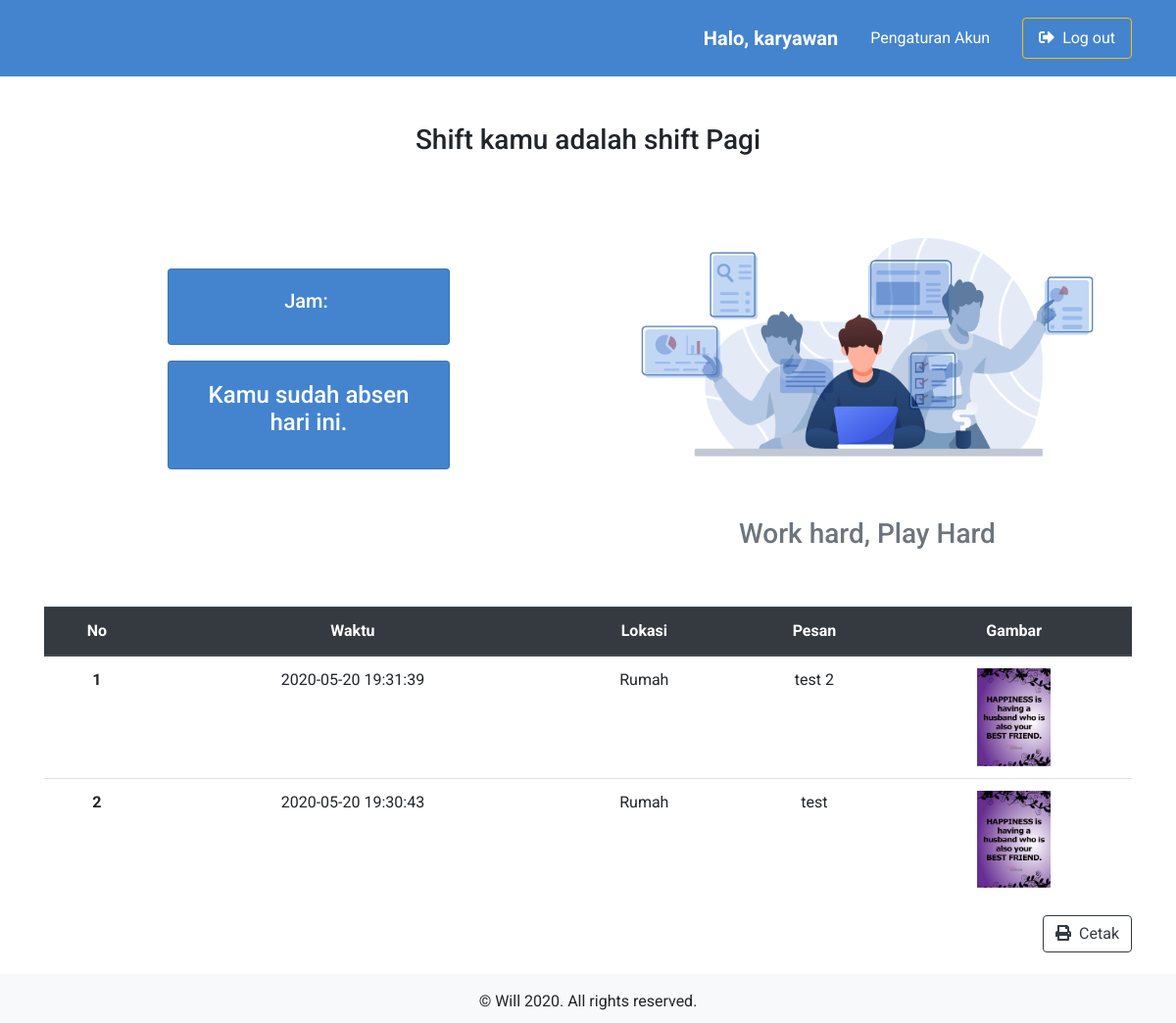
/karyawan/index.php (signed in), run on the app's committed database.
### tables this page shows
CREATE TABLE `shift` (
  `id` int(11) NOT NULL,
  `shift` varchar(50) NOT NULL,
  `jam_mulai` varchar(8) NOT NULL,
  `jam_berhenti` varchar(8) NOT NULL
);

CREATE TABLE `absensi` (
  `id` int(11) NOT NULL,
  `nama_karyawan` varchar(100) NOT NULL,
  `waktu` datetime NOT NULL,
  `lokasi` varchar(50) NOT NULL,
  `pesan` varchar(100) NOT NULL,
  `gambar` varchar(100) NOT NULL,
  `tipe_absen` int(11) NOT NULL DEFAULT 0,
  `hadir` int(11) NOT NULL DEFAULT 0
);

### karyawan/index.php (the view, shortened to what this page needs)
<?php
require('../koneksi.php');
$id = $_SESSION["id"];
$nama = $_SESSION["name"];
?>
<!DOCTYPE html>
<html lang="en">
<head>
  <link rel="stylesheet" href="https://stackpath.bootstrapcdn.com/bootstrap/4.4.1/css/bootstrap.min.css">
  <link href="https://stackpath.bootstrapcdn.com/font-awesome/4.7.0/css/font-awesome.min.css" rel="stylesheet">
  <link rel="stylesheet" href="../css/style.css">
</head>
<body>
  <nav class="navbar navbar-expand-lg navbar-dark bg-light">
    <div class="container">
      <div class="collapse navbar-collapse" id="navbarSupportedContent">
        <ul class="navbar-nav ml-auto align-items-center">
          <li class="nav-item mr-4">
            <p class="font-weight-bold lead mt-3">Halo, <?php echo $nama; ?></p>
          </li>
          <li class="nav-item">
            <a class="nav-link btn mr-4 text-white" href="pengaturan.php">
              Pengaturan Akun
            </a>
          </li>
          <li class="nav-item">
            <a class="nav-link btn btn-outline-warning text-white px-3" href="../logout.php">
              <i class="fas fa-sign-out-alt mr-1"></i>
              Log out
            </a>
          </li>
        </ul>
      </div>
  </nav>
  <div class="container">
    <div class="row mt-5">
      <div class="col-md-12 text-center">
        <?php
        $data = mysqli_query($koneksi, "SELECT S.shift FROM karyawan AS K INNER JOIN shift AS S ON K.id_shift = S.id WHERE K.id = $id");
        while ($d = mysqli_fetch_assoc($data)) :
        ?>
          <h3>Shift kamu adalah shift <?php echo $d["shift"] ?></h3>
        <?php endwhile; ?>
      </div>
    </div>
    <div class="row karyawan-container">
      <div class="col-md-6 absen-container">
        <div class="card absen-card text-center my-3" style="width: 18rem;">
          <div class="card-body">
            <h5 class="card-title">Jam: <div id="timestamp"></div>
            </h5>
          </div>
        </div>
        <?php
        $today = date('Y-m-d');
        $minAbsen = $today . " 00:00:00";
        $maxAbsen = $today . " 23:59:59";
        $data = mysqli_query($koneksi, "SELECT id, tipe_absen FROM absensi WHERE nama_karyawan = '$nama' AND waktu BETWEEN '$minAbsen' AND '$maxAbsen' ORDER BY id DESC LIMIT 1");
        if (mysqli_num_rows($data) == 0) :
        ?>
          <div class="card absen-card" style="width: 18rem;">
            <div class="card-body">
              <h4 class="card-title text-center">Absen datang di sini</h4>
              <form action="aksi_tambah.php" method="POST" enctype="multipart/form-data">
                <input type="hidden" value="1" name="tipe_absen">
                <div class="text-center">
                  <button type="submit" name="absen" class="btn-absen">
                    <i class="fas fa-fingerprint"></i>
                  </button>
                </div>
                <div class="form-group mt-3">
                  <label for="lokasi">Pilih lokasi</label>
                  <select class="form-control" id="lokasi" name="lokasi">
                    <?php
                    $data = mysqli_query($koneksi, "SELECT nama FROM lokasi");
                    while ($d = mysqli_fetch_assoc($data)) :
                    ?>
                      <option value="<?php echo $d["nama"] ?>"><?php echo $d["nama"] ?></option>
                    <?php endwhile; ?>
                  </select>
                </div>
                <div class="form-group">
                  <label for="upload">Upload Gambar</label>
                  <input type="file" class="form-control-file" id="upload" name="gambar" required>
                </div>
                <div class="form-group">
                  <label for="pesan">Pesan</label>
                  <textarea class="form-control" name="pesan" id="pesan" rows="3" required></textarea>
                </div>
              </form>
            </div>
          </div>
          <?php else :
          while ($d = mysqli_fetch_assoc($data)) :
            if ($d["tipe_absen"] == 1) :
          ?>
              <div class="card absen-card" style="width: 18rem;">
                <div class="card-body">
                  <h4 class="card-title text-center">Absen pulang di sini</h4>
                  <form action="aksi_tambah.php" method="POST" enctype="multipart/form-data">
                    <input type="hidden" value="2" name="tipe_absen">
                    <div class="text-center">
                      <button type="submit" name="absen" class="btn-absen">
                        <i class="fas fa-fingerprint"></i>
                      </button>
                    </div>
                    <div class="form-group mt-3">
                      <label for="lokasi">Pilih lokasi</label>
                      <select class="form-control" id="lokasi" name="lokasi">
                        <?php
                        $data = mysqli_query($koneksi, "SELECT nama FROM lokasi");
                        while ($d = mysqli_fetch_assoc($data)) :
                        ?>
                          <option value="<?php echo $d["nama"] ?>"><?php echo $d["nama"] ?></option>
                        <?php endwhile; ?>
                      </select>
                    </div>
                    <div class="form-group">
                      <label for="upload">Upload Gambar</label>
                      <input type="file" class="form-control-file" id="upload" name="gambar" required>
                    </div>
                    <div class="form-group">
                      <label for="pesan">Pesan</label>
                      <textarea class="form-control" name="pesan" id="pesan" rows="3" required></textarea>
                    </div>
                  </form>
                </div>
              </div>
            <?php else : ?>
              <div class="card absen-card" style="width: 18rem;">
                <div class="card-body">
                  <h4 class="card-title text-center">Kamu sudah absen hari ini.</h4>
                </div>
              </div>
            <?php endif; ?>
          <?php endwhile; ?>
        <?php endif; ?>
      </div>
      <div class="col-md-6 text-center">
        <img src="../img/karyawan_illustration.png" alt="ilustrasi" class="illustration">
        <h3 class="text-muted">Work hard, Play Hard</h3>
      </div>
    </div>
    <div class="row mb-5">
      <div class="col-md-12 table-responsive">
        <table class="table table-hover text-center">
          <thead class="thead-dark">
            <tr>
              <th scope="col">No</th>
              <th scope="col">Waktu</th>
              <th scope="col">Lokasi</th>
              <th scope="col">Pesan</th>
              <th scope="col">Gambar</th>
            </tr>
          </thead>
          <tbody>
            <?php
            $i = 1;
            $data = mysqli_query($koneksi, "SELECT * FROM absensi WHERE nama_karyawan = '$nama' ORDER BY id DESC");
            while ($d = mysqli_fetch_assoc($data)) :
            ?>
              <tr>
                <th scope="row"><?= $i ?></th>
                <td><?= $d["waktu"] ?></td>
                <td><?= $d["lokasi"] ?></td>
                <td><?= $d["pesan"] ?></td>
                <td><img src="../img/uploaded_img/<?= $d["gambar"] ?>" alt="" width="75px" alt="not_found"></td>
              </tr>
            <?php
              $i++;
            endwhile;
            ?>
          </tbody>
        </table>
        <form action="cetak_absensi.php" method="POST" target="_blank">
          <button type="submit" class="btn btn-outline-dark float-right" name="cetak"><i class="fas fa-print mr-2"></i>Cetak</button>
        </form>
      </div>
    </div>
  </div>
  <br>
  <footer class="text-center mt-5 py-3 bg-light">
    &copy; Will 2020. All rights reserved.
  </footer>
</body>
</html>

### css/style.css (style rules this page uses)
* { padding: 0; margin: 0; box-sizing: border-box; }
html { position: relative; min-height: 100%; }
body { width: 100%; height: 100%; font-family: 'Roboto', sans-serif; }
a { text-decoration: none !important; color: #333; }
.navbar { background-color: #4484ce !important; color: white; }
.illustration { width: 100%; }
.karyawan-container { height: 100%; display: flex; align-items: center; justify-content: center; margin-bottom: 50px; }
.absen-container { display: flex; align-items: center; flex-direction: column; }
.absen-card { background-color: #4484ce; color: white; }
footer { position: absolute; left: 0; bottom: 0; height: 50px; width: 100%; overflow: hidden; }

### data on the page
shift: shift "Pagi"
absensi: tipe_absen "Kamu sudah absen hari ini.", waktu "2020-05-20 19:31:39", lokasi "Rumah", pesan "test 2", gambar (picture)
absensi: waktu "2020-05-20 19:30:43", lokasi "Rumah", pesan "test", gambar (picture)

### other printed values
$nama "karyawan"
